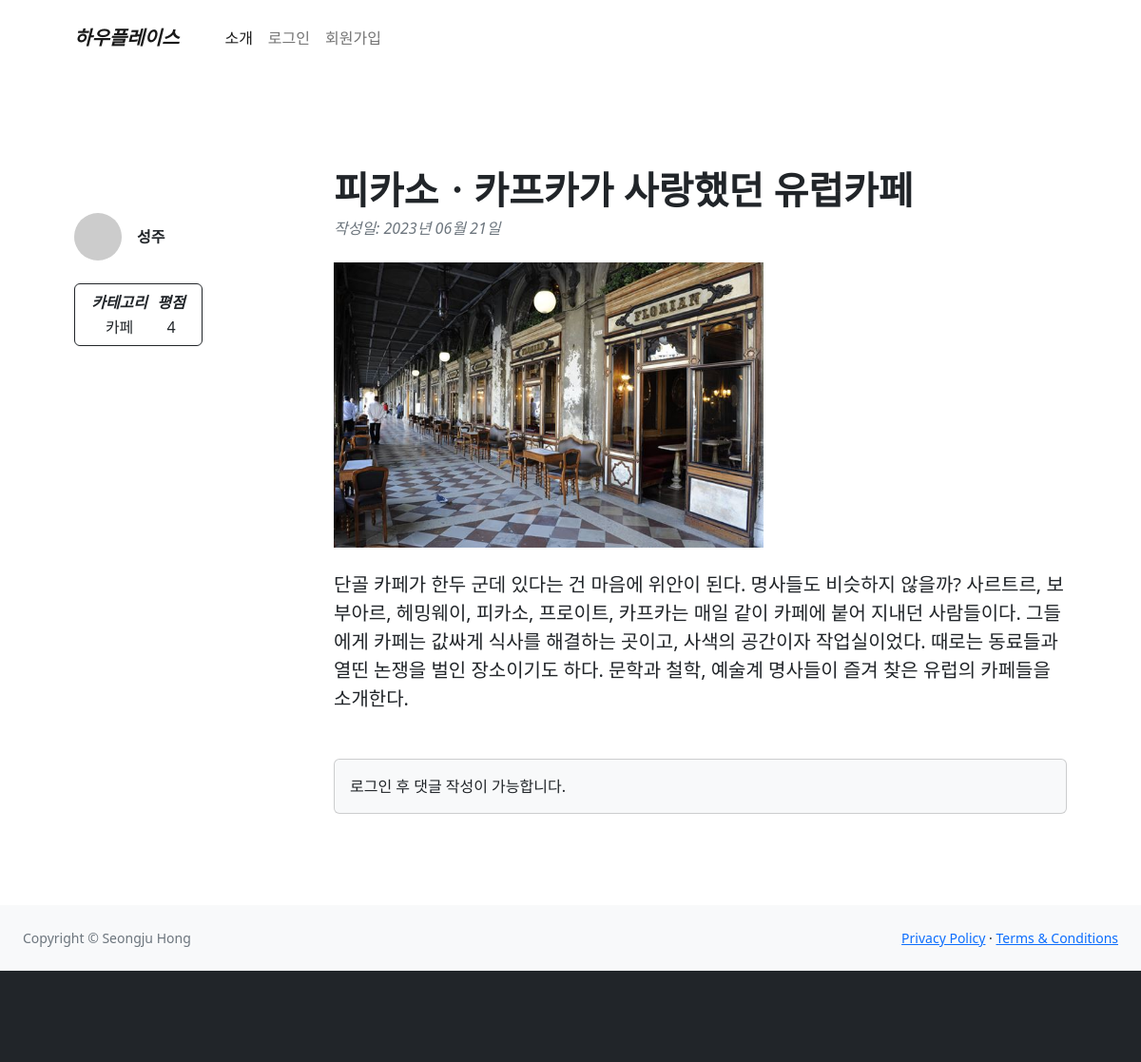
The page /posts/post_detail/68/ on the database as committed earlier.
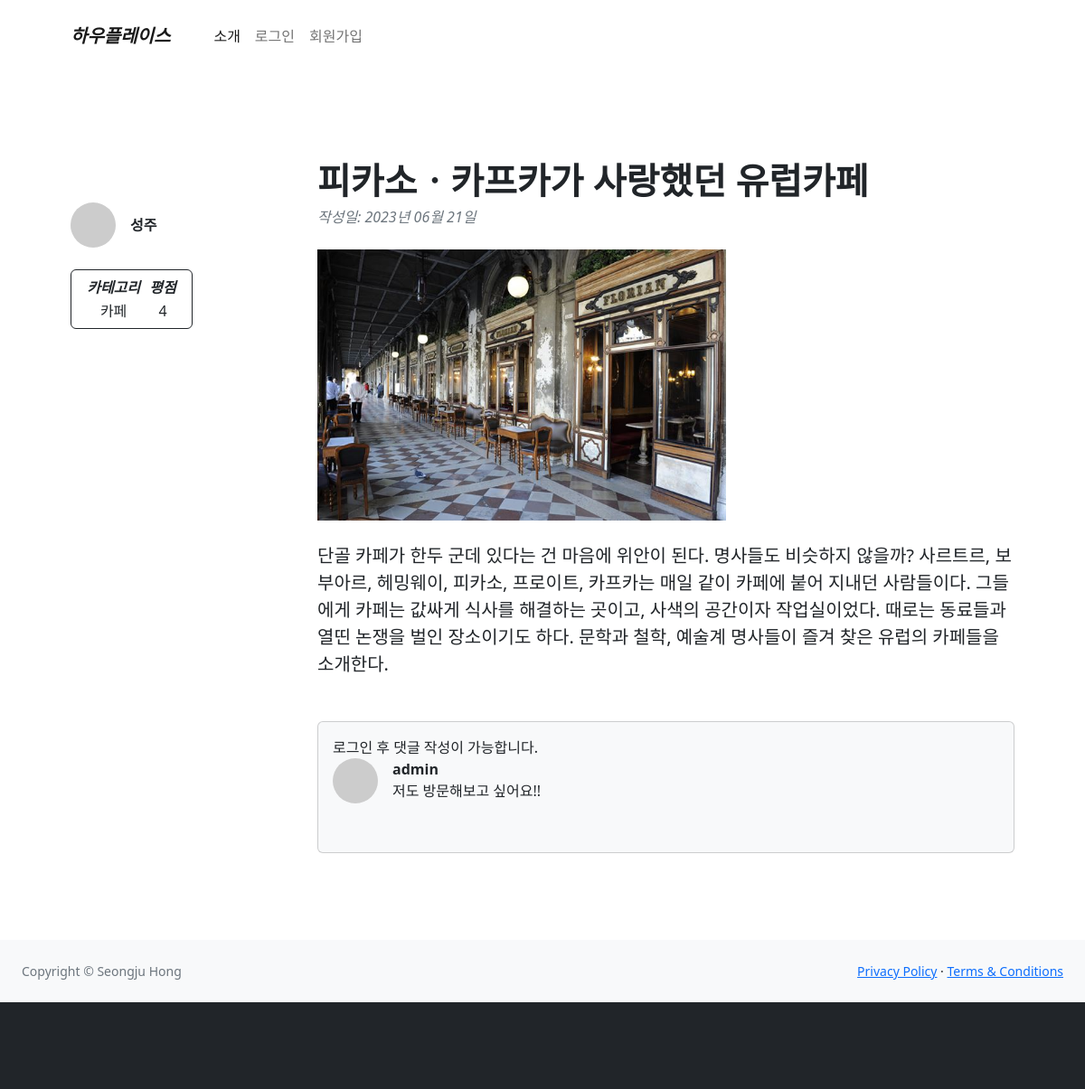
The same page on the database as committed later.
### posts/models.py (models this page shows)
class Comment(models.Model) :
    comment = models.TextField(max_length=200, null=True, blank=True)
    date = models.DateTimeField(auto_now_add=True)
    article = models.ForeignKey(Post, on_delete=models.CASCADE)
    author = models.ForeignKey(User, on_delete=models.CASCADE, null=True)
    def __str__(self):
        return self.comment

### posts/views.py (the view)
# urls.py: path('post_detail/<int:id>/', views.post_detail, name='post_detail'),
def post_detail(request, id):
    try:
        post = get_object_or_404(Post, pk=id)
    except Post.DoesNotExist:
        return redirect('posthome')
    comment_form = CommentModelForm()
    context = {
        'post' : post,
        'comment_form' : comment_form
    }
    return render(request, 'post_detail.html', context)

### posts/templates/post_detail.html (shortened to what this page needs)
{% extends 'base.html' %}
{% block content %}
<section class="py-5">
    <div class="container px-5 my-5">
        <div class="row gx-5">
            <div class="col-lg-3">
                <div class="d-flex align-items-center mt-lg-5 mb-4">
                    <img class="img-fluid rounded-circle" src="https://dummyimage.com/50x50/ced4da/6c757d.jpg" alt="..." />
                    <div class="ms-3">
                        <div class="fw-bold">{{post.author}}</div>
                    </div>
                </div>
                <button class="btn btn-outline-dark" type="submit">
                    <table  class="text-center">
                        <th><i>&nbsp;카테고리&nbsp;</i></th>
                        <th><i>&nbsp;평점&nbsp;</i></th>
                        <tr>
                            <td>{{post.category}}</td>
                            <td>{{post.like_count}}</td>
                        </tr>
                    </table>
                </button>
            </div>
            <div class="col-lg-9">
                <article>
                    <header class="mb-4">
                        <h1 class="fw-bolder mb-1">{{post.title}}</h1>
                        <div class="text-muted fst-italic mb-2">작성일: {{post.create_at|date:"Y년 m월 d일"}}</div>
                    </header>
                    <figure class="mb-4">
                        {% if post.photo %}
                        <img src="{{ post.photo.url }}" alt="" height="300"/>
                        {% else %}
                        <img src="https://dummyimage.com/900x400/ced4da/6c757d.jpg" alt=""/>
                        {% endif %}
                    </figure>
                    <section class="mb-5">
                        <p class="fs-5 mb-4"> {{ post.content }} </p>
                    </section>
                </article>
                <section>
                    <div class="card bg-light">
                        <div class="card-body">
                            {% if user.is_authenticated %}
                            <form class="mb-4" method="POST" action="{% url 'create_comment' post.id %}">
                                {% csrf_token %}
                                <!-- <textarea class="form-control" rows="3" placeholder="Join the discussion and leave a comment!"></textarea>
                                -->
                                {{ comment_form }}
                                <input type="submit" value="댓글등록">
                            </form>
                            {% else %}
                            로그인 후 댓글 작성이 가능합니다.
                            {% endif %}
                            {% for comment in post.comment_set.all %}
                            <div class="d-flex mb-4">
                                <div class="flex-shrink-0">
                                    <img class="rounded-circle" src="https://dummyimage.com/50x50/ced4da/6c757d.jpg" alt="..." />
                                </div>
                                <div class="ms-3">
                                    <div class="fw-bold">
                                        {{ comment.author }}
                                    </div>
                                    <p>{{ comment }}</p>
                                </div>
                            </div>
                            {% endfor %}
                    </div>
                </section>
            </div>
        </div>
    </div>
</section>
{% endblock %}

Rows that differ between the two databases and show on the page:
added Comment: author "admin", comment "저도 방문해보고 싶어요!!"
